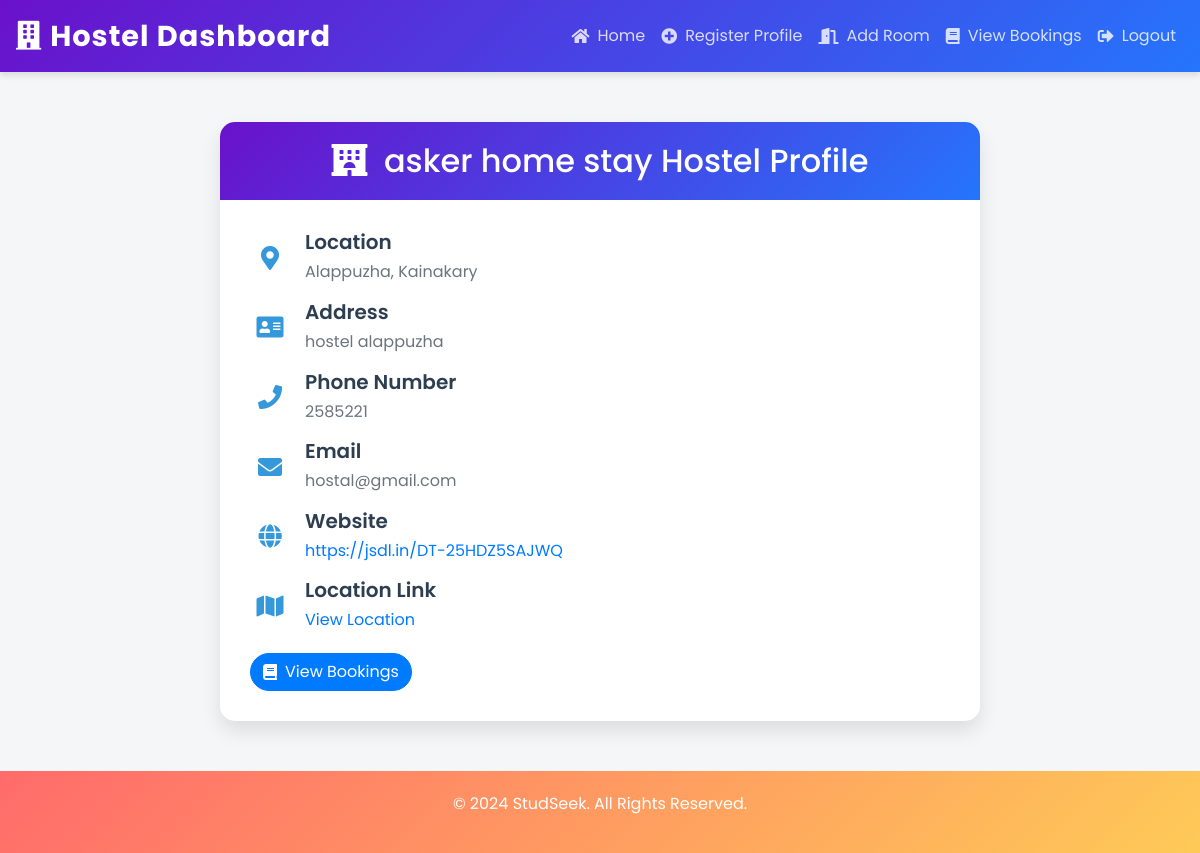
Screenshot of /User/view_hostel_profile/ (signed in) with the database file from the repository.
### User/models.py (models this page shows)
class Hostel(models.Model):
    name = models.CharField(max_length=100)
    district = models.ForeignKey(District, on_delete=models.CASCADE)
    place = models.ForeignKey(Place, on_delete=models.CASCADE)
    address = models.TextField()
    email = models.EmailField(unique=True)
    phone_number = models.CharField(max_length=15)
    website = models.URLField(blank=True, null=True)
    loc = models.URLField(blank=True, null=True)
    registered_by = models.ForeignKey(Providers, on_delete=models.CASCADE)

### Admin/models.py (models this page shows, shortened)
class District(models.Model):
    District_name=models.CharField(max_length=20)

class Place(models.Model):
    District=models.ForeignKey(District,on_delete=models.CASCADE)
    Place_name=models.CharField(max_length=20)
    Pincode=models.CharField(max_length=20)

### User/views.py (the view)
# urls.py: path('view_hostel_profile/', views.view_hostel_profile, name='view_hostel_profile'),
def view_hostel_profile(request):
    provider_id = request.session.get('provider_id')
    if not provider_id:
        return redirect('User:login')
    hostel = get_object_or_404(Hostel, registered_by_id=provider_id)
    return render(request, 'User/view_hostel_profile.html', {'hostel': hostel})

### User/templates/User/view_hostel_profile.html (shortened to what this page needs)
<!DOCTYPE html>
<html lang="en">
<head>
    <link rel="stylesheet" href="https://maxcdn.bootstrapcdn.com/bootstrap/4.5.2/css/bootstrap.min.css">
    <link rel="stylesheet" href="https://cdnjs.cloudflare.com/ajax/libs/font-awesome/5.15.3/css/all.min.css">
</head>
<body>
    <nav class="navbar navbar-expand-lg navbar-light">
        <a class="navbar-brand" href="#">
            <i class="fas fa-building mr-2"></i>Hostel Dashboard
        </a>
        <div class="collapse navbar-collapse" id="navbarNav">
            <ul class="navbar-nav ml-auto">
                <li class="nav-item">
                    <a class="nav-link" href="{% url 'User:Hostel_home' %}">
                        <i class="fas fa-home"></i> Home
                    </a>
                </li>
                <li class="nav-item">
                    <a class="nav-link" href="{% url 'User:register_hostel_profile' %}">
                        <i class="fas fa-plus-circle"></i> Register Profile
                    </a>
                </li>
                <li class="nav-item">
                    <a class="nav-link" href="{% url 'User:add_room' %}">
                        <i class="fas fa-door-open"></i> Add Room
                    </a>
                </li>
                <li class="nav-item">
                    <a class="nav-link" href="{% url 'User:view_bookings_for_hostel' %}">
                        <i class="fas fa-book"></i> View Bookings
                    </a>
                </li>
                <li class="nav-item">
                    <a class="nav-link" href="{% url 'User:index' %}">
                        <i class="fas fa-sign-out-alt"></i> Logout
                    </a>
                </li>
            </ul>
        </div>
    </nav>
    <div class="profile-container">
        <div class="profile-card">
            <div class="profile-header">
                <h2 class="mb-0">
                    <i class="fas fa-hotel mr-2"></i>
                    {{ hostel.name }} Hostel Profile
                </h2>
            </div>
            <div class="profile-body">
                <div class="profile-info">
                    <i class="fas fa-map-marker-alt"></i> <div class="profile-info-content">
                        <h5>Location</h5>
                        <p>{{ hostel.district.District_name }}, {{ hostel.place.Place_name }}</p>
                    </div>
                </div>
                <div class="profile-info">
                    <i class="fas fa-address-card"></i>
                    <div class="profile-info-content">
                        <h5>Address</h5>
                        <p>{{ hostel.address }}</p>
                    </div>
                </div>
                <div class="profile-info">
                    <i class="fas fa-phone"></i>
                    <div class="profile-info-content">
                        <h5>Phone Number</h5>
                        <p>{{ hostel.phone_number }}</p>
                    </div>
                </div>
                <div class="profile-info">
                    <i class="fas fa-envelope"></i>
                    <div class="profile-info-content">
                        <h5>Email</h5>
                        <p>{{ hostel.email }}</p>
                    </div>
                </div>
                <div class="profile-info">
                    <i class="fas fa-globe"></i>
                    <div class="profile-info-content">
                        <h5>Website</h5>
                        <p><a href="{{ hostel.website }}" target="_blank">{{ hostel.website }}</a></p>
                    </div>
                </div>
                <div class="profile-info">
                    <i class="fas fa-map"></i>
                    <div class="profile-info-content">
                        <h5>Location Link</h5>
                        <p><a href="{{ hostel.loc }}" target="_blank">View Location</a></p>
                    </div>
                </div>
                <div class="profile-actions">
                    <a href="{% url 'User:view_bookings_for_hostel' %}" class="btn btn-primary btn-custom">
                        <i class="fas fa-book"></i> View Bookings
                    </a>
                </div>
            </div>
        </div>
    </div>
    <div class="footer">
        <p>&copy; 2024 StudSeek. All Rights Reserved.</p>
    </div>
</body>
</html>

### User/templates/User/view_hostel_profile.html (style rules this page uses)
:root { --primary-color: #3498db; --secondary-color: #2ecc71; --background-color: #f4f6f7; --text-color: #2c3e50; --card-bg: #ffffff; --gradient-primary: linear-gradient(135deg, #6a11cb 0%, #2575fc 100%); --gradient-secondary: linear-gradient(135deg, #ff6b6b 0%, #feca57 100%); }
* { margin: 0; padding: 0; box-sizing: border-box; }
body { font-family: 'Poppins', sans-serif; background-color: var(--background-color); color: var(--text-color); line-height: 1.6; }
.navbar { background: var(--gradient-primary) !important; box-shadow: 0 4px 6px rgba(0,0,0,0.1); transition: all 0.3s ease; margin-bottom: 30px; }
.navbar-brand { color: white !important; font-weight: 700; font-size: 1.8rem; letter-spacing: 1px; }
.nav-link { color: rgba(255,255,255,0.8) !important; transition: color 0.3s ease; display: flex; align-items: center; }
.nav-link i { margin-right: 8px; }
.profile-container { max-width: 800px; margin: 0 auto; padding: 20px; }
.profile-card { background: white; border-radius: 15px; box-shadow: 0 10px 20px rgba(0,0,0,0.1); overflow: hidden; transition: all 0.3s ease; }
.profile-header { background: var(--gradient-primary); color: white; padding: 20px; text-align: center; }
.profile-body { padding: 30px; }
.profile-info { display: flex; align-items: center; margin-bottom: 15px; }
.profile-info i { color: var(--primary-color); margin-right: 15px; font-size: 1.5rem; width: 40px; text-align: center; }
.profile-info-content { flex-grow: 1; }
.profile-info-content h5 { margin-bottom: 5px; color: var(--text-color); font-weight: 600; }
.profile-info-content p { margin-bottom: 0; color: #6c757d; }
.profile-actions { margin-top: 20px; display: flex; justify-content: space-between; }
.btn-custom { border-radius: 25px; display: flex; align-items: center; justify-content: center; transition: all 0.3s ease; }
.btn-custom i { margin-right: 8px; }
.footer { background: var(--gradient-secondary); color: white; padding: 20px 0; text-align: center; margin-top: 30px; }

### rows the page displays
Hostel: name "asker home stay", district.District_name "Alappuzha", place.Place_name "Kainakary", address "hostel alappuzha", phone_number "2585221", email "hostal@gmail.com", website "https://jsdl.in/DT-25HDZ5SAJWQ"
